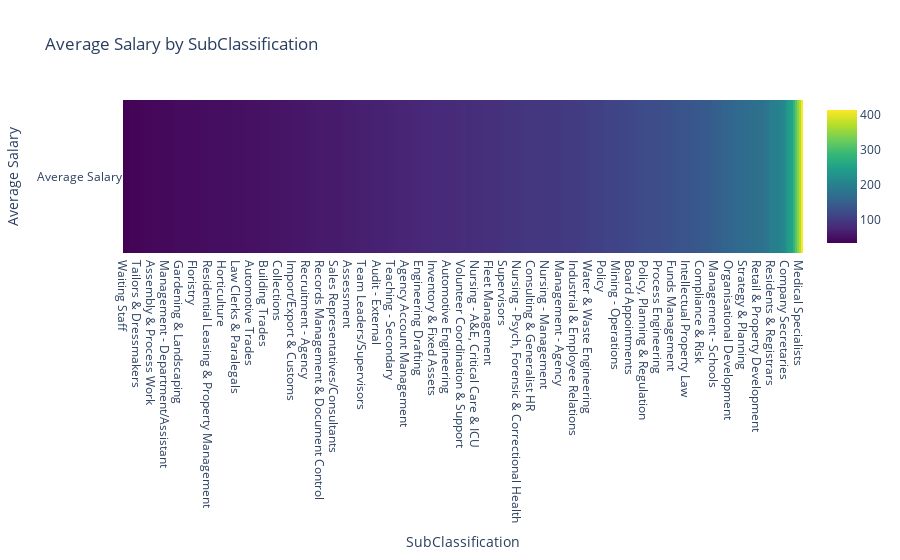

The notebook cell this image was saved under:
### Markdown cell above
### Salaray Range for each Classification / SubClassification

### Code cell
average_salaries = df.groupby('SubClassification')['AverageSalary'].mean().sort_values()

fig = go.Figure(data=go.Heatmap(
    z=[average_salaries.values],
    x=average_salaries.index,
    y=['Average Salary'],
    colorscale='Viridis'))

fig.update_layout(title='Average Salary by SubClassification', xaxis_title='SubClassification', yaxis_title='Average Salary')
fig.show()

### Figure 1 — Plotly figure (JSON) as saved in the notebook; plotly's stock layout.template omitted (floating-point values rounded to 4 significant figures; data arrays with more than 128 entries replaced by an {"elided": "..."} marker saying what was removed)
{"data": [{"colorscale": [[0, "#440154"], [0.1111, "#482878"], [0.2222, "#3e4989"], [0.3333, "#31688e"], [0.4444, "#26828e"], [0.5556, "#1f9e89"], [0.6667, "#35b779"], [0.7778, "#6ece58"], [0.8889, "#b5de2b"], [1, "#fde725"]], "type": "heatmap", "x": {"elided": "338 str values"}, "y": ["Average Salary"], "z": {"elided": "1x338 float values"}}], "layout": {"title": {"text": "Average Salary by SubClassification"}, "xaxis": {"title": {"text": "SubClassification"}}, "yaxis": {"title": {"text": "Average Salary"}}}}
